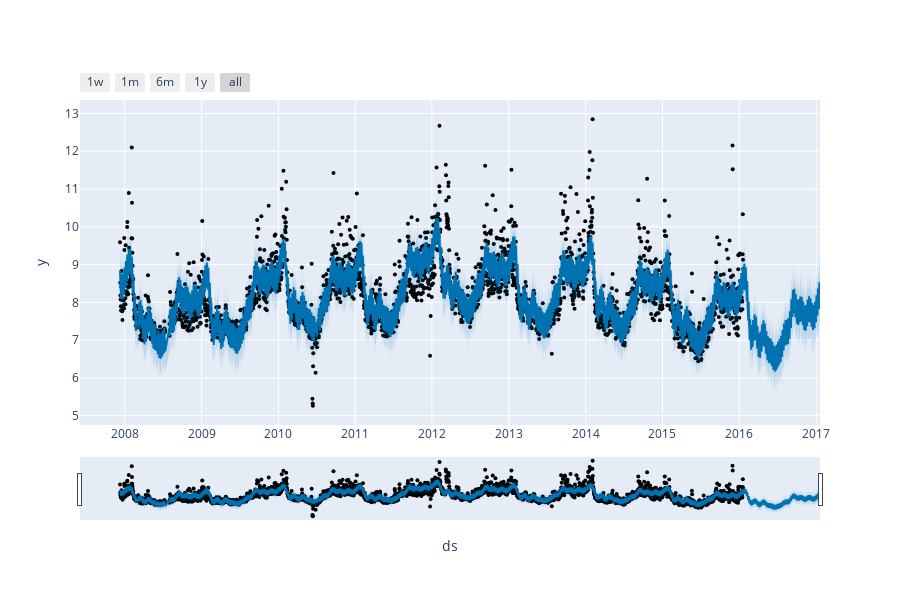

Notebook code cell kept with this figure:
### Code cell
from prophet.plot import plot_plotly, plot_components_plotly

plot_plotly(m, forecast)

### Figure 1 — Plotly figure (JSON) as saved in the notebook; plotly's stock layout.template omitted (floating-point values rounded to 4 significant figures; data arrays with more than 128 entries replaced by an {"elided": "..."} marker saying what was removed)
{"data": [{"marker": {"color": "black", "size": 4}, "mode": "markers", "name": "Actual", "x": {"elided": "2905 str values"}, "y": {"elided": "2905 float values"}, "type": "scatter"}, {"hoverinfo": "skip", "line": {"width": 0}, "mode": "lines", "x": {"elided": "3270 str values"}, "y": {"elided": "3270 float values"}, "type": "scatter"}, {"fill": "tonexty", "fillcolor": "rgba(0, 114, 178, 0.2)", "line": {"color": "#0072B2", "width": 2}, "mode": "lines", "name": "Predicted", "x": {"elided": "3270 str values"}, "y": {"elided": "3270 float values"}, "type": "scatter"}, {"fill": "tonexty", "fillcolor": "rgba(0, 114, 178, 0.2)", "hoverinfo": "skip", "line": {"width": 0}, "mode": "lines", "x": {"elided": "3270 str values"}, "y": {"elided": "3270 float values"}, "type": "scatter"}], "layout": {"height": 600, "showlegend": false, "width": 900, "xaxis": {"rangeselector": {"buttons": [{"count": 7, "label": "1w", "step": "day", "stepmode": "backward"}, {"count": 1, "label": "1m", "step": "month", "stepmode": "backward"}, {"count": 6, "label": "6m", "step": "month", "stepmode": "backward"}, {"count": 1, "label": "1y", "step": "year", "stepmode": "backward"}, {"step": "all"}]}, "rangeslider": {"visible": true}, "title": {"text": "ds"}, "type": "date"}, "yaxis": {"title": {"text": "y"}}}}
